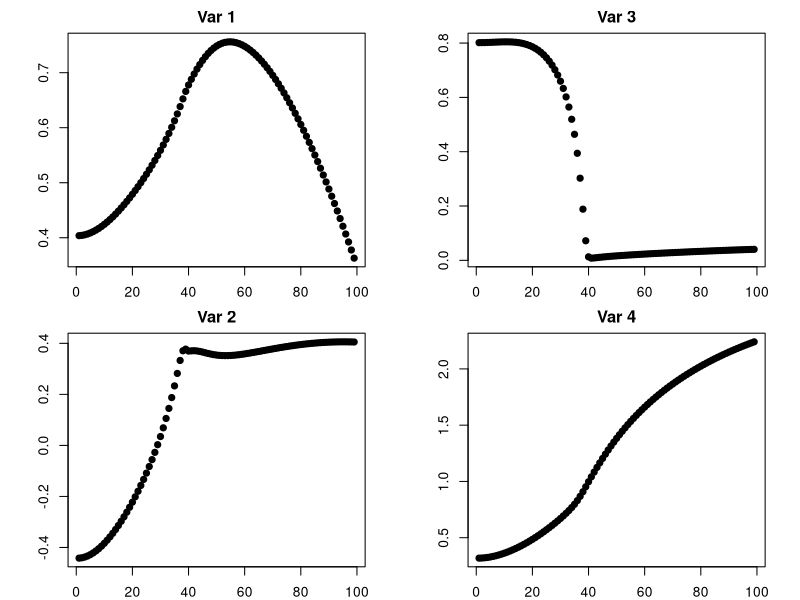
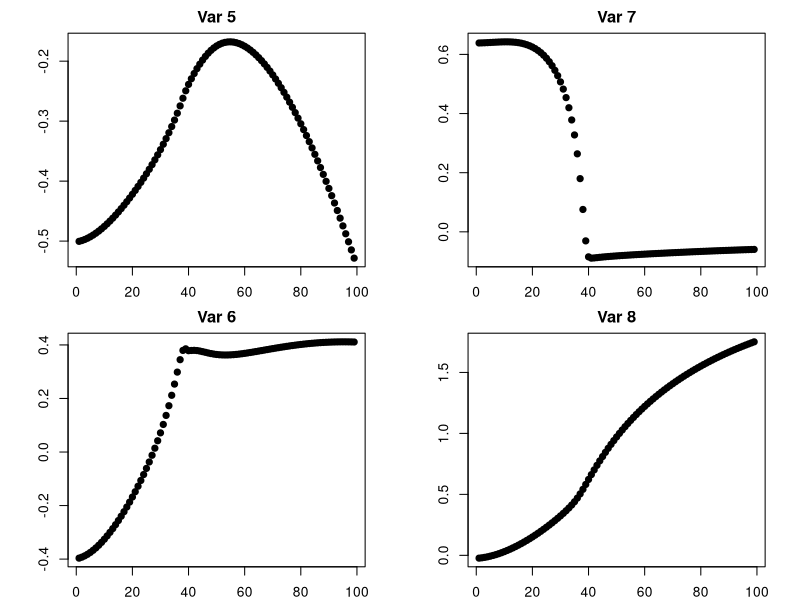
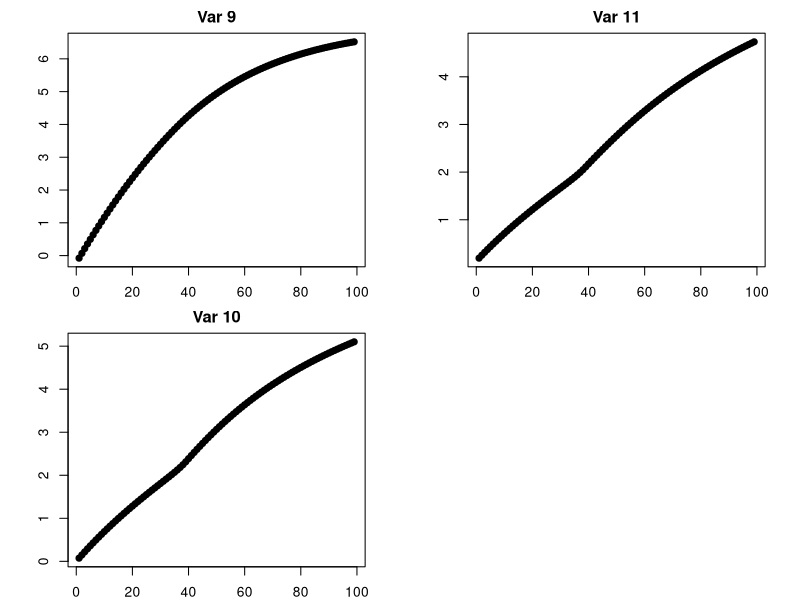

Write R code to recreate these figures, in order.
## ---- chunk 1
knitr::opts_chunk$set(echo = TRUE)
library(tidyverse)
set.seed(1000)
## ---- chunk 2
## create data:
n <- 1000
p <- 3

# initialize Xs
X <- data.frame(X1 = runif(n = n, min = -10, max = 10),
                X2 = rnorm(n = n, mean = 0, sd = 10),
                X3 = rexp(n = n, rate = 1)) %>%
  as.matrix(nrow = n,
            ncol = p)

# get response
Y <- X[, 1] + 10 * sin(X[, 2])^2 + 10 * X[, 3] + rnorm(n = 1000)
## ---- chunk 3
## NN properties
K <- 2

## initialize parameter matrices
W <- matrix(data = runif(n = (p + 1) * K, min = -1, max = 1),
            nrow = (p + 1),
            ncol = K)

B <- matrix(data = runif(n = (K + 1), min = -1, max = 1),
            nrow = (K + 1),
            ncol = 1)

## Specify Link Functions & Derivatives:
# identity
# g <- function(x) {x}
# g_prime <- function(x) {1}

# sigmoid
g <- function(x) {1 / (1 + exp(-x))}
g_prime <- function(x) {exp(-x) / (1 + exp(-x))^2}

# ReLU
# g <- function(x) {if (x < 0) {0} else {x}}
# g_prime <- function(x) {if (x < 0) {0} else {1}}
## ---- chunk 4
## create output function
NN_output <- function(X, W, B) {
  cbind(1, g(cbind(1, X) %*% W)) %*% B
}

example <- NN_output(X = X,
                     W = W,
                     B = B)

example[1:5]
## ---- chunk 5
GD_iteration <- function(X, Y, W, B, rho = 1) {
  
  ## get errors
  errors <- NN_output(X = X, W = W, B = B) - Y
  
  ## all at once (do eventually)
  # errors_W <- array(data = rep(errors, each = (p + 1) * K),
  #                   dim = c(p + 1, K, n))
  # 
  # X_W <- array(data = t(cbind(1, X))[ , rep(1:n, each = 3)],
  #              dim = c(p + 1, K, n))
  # 
  # B_W <- array(data = t(B[-1, rep(1, (p + 1))]),
  #              dim = c(p + 1, K, n))
  
  ## get each obs' gradient
  gradient_array_W <- array(dim = c((p + 1), K, nrow(X)))
  gradient_array_B <- array(dim = c((K + 1), 1, nrow(X)))
  
  for (i in 1:nrow(X)) {
    
    ## W
    errors_W <-  matrix(errors[i],
                        nrow = (p + 1),
                        ncol = K)
    
    B_W <- matrix(B[-1, ],
                  nrow = (p + 1),
                  ncol = K,
                  byrow = TRUE)
      
    X_W <- matrix(c(1, X[i, ]),
                  nrow = (p + 1),
                  ncol = K,
                  byrow = FALSE)
    
    g_prime_z_W <- apply(X = c(1, X[i, ]) %*% W,
                         MARGIN = 2,
                         FUN = g_prime) %>%
      matrix(nrow = (p + 1),
             ncol = K,
             byrow = FALSE)
    
    del_W <- errors_W * B_W * g_prime_z_W * X_W
    
    gradient_array_W[ , , i] <- del_W
    
    ## B
    errors_B <- matrix(errors[i],
                       nrow = (K + 1),
                       ncol = 1)
    
    g_z_B <- apply(X = c(1, X[i, ]) %*% W,
                   MARGIN = 2,
                   FUN = g) %>%
      c(1, .) %>%
      matrix(nrow = (K + 1),
             ncol = 1)
    
    del_B <- errors_B * g_z_B
    
    gradient_array_B[ , , i] <- del_B
  }
  
  ## get gradients
  del_W_all <- apply(X = gradient_array_W,
                     MARGIN = c(1, 2),
                     FUN = mean)
  
  del_B_all <- apply(X = gradient_array_B,
                   MARGIN = c(1, 2),
                   FUN = mean)
  
  ## perform iteration
  W_out <- W - rho * del_W_all
  B_out <- B - rho * del_B_all
  
  ## return
  return(list(W = W_out,
              B = B_out))
}

## test run
iteration <- GD_iteration(X = X,
                          Y = Y,
                          W = W,
                          B = B,
                          rho = 1 / 100)

## in loss:
sum((NN_output(X = X, W = W, B = B) - Y)^2)

## out loss:
sum((NN_output(X = X, W = iteration$W, B = iteration$B) - Y)^2)
## ---- chunk 6
threshold <- 1

done_decreasing <- FALSE

iteration <- list()
iterations <- list()

iteration$W <- W
iteration$B <- B

iter <- 1

initial_objective <- sum((NN_output(X = X, W = iteration$W, B = iteration$B) - Y)^2)

while ((!done_decreasing) & (iter < 100)) {
  ## get input loss
  in_objective <- sum((NN_output(X = X, W = iteration$W, B = iteration$B) - Y)^2)
  
  ## perform iteration
  iteration <- GD_iteration(X = X,
                            Y = Y,
                            W = iteration$W,
                            B = iteration$B,
                            rho = 1 / 100)
  
  ## get output loss
  out_objective <- sum((NN_output(X = X, W = iteration$W, B = iteration$B) - Y)^2)
  
  ## evaluate
  if (abs(in_objective - out_objective) < threshold) {
    done_decreasing <- TRUE
  }
  
  # print(iter)
  # print(out_objective)
  
  iterations[[iter]] <- cbind(matrix(iteration$W, nrow = 1),
                              matrix(iteration$B, nrow = 1))
  
  iter <- iter + 1
}

final_objective <- sum((NN_output(X = X, W = iteration$W, B = iteration$B) - Y)^2)

## number of iterations
iter <- iter - 1
iter

## loss improvement ratio
initial_objective

final_objective

final_objective / initial_objective

## input W
W

## output W
iteration$W

## input B
B

## output B
iteration$B

## plots
iterations <- do.call(rbind, iterations)

par(mfcol = c(2, 2))
par(mar = c(2, 4.1, 2, 2.1))

for (i in 1:ncol(iterations)) {
  plot(x = 1:iter,
       y = iterations[ , i],
       pch = 19,
       main = paste("Var", i),
       ylab = "",
       xlab = "")
}

par(mfcol = c(1, 1))
par(mar = c(5.1, 4.1, 4.1, 2.1))
